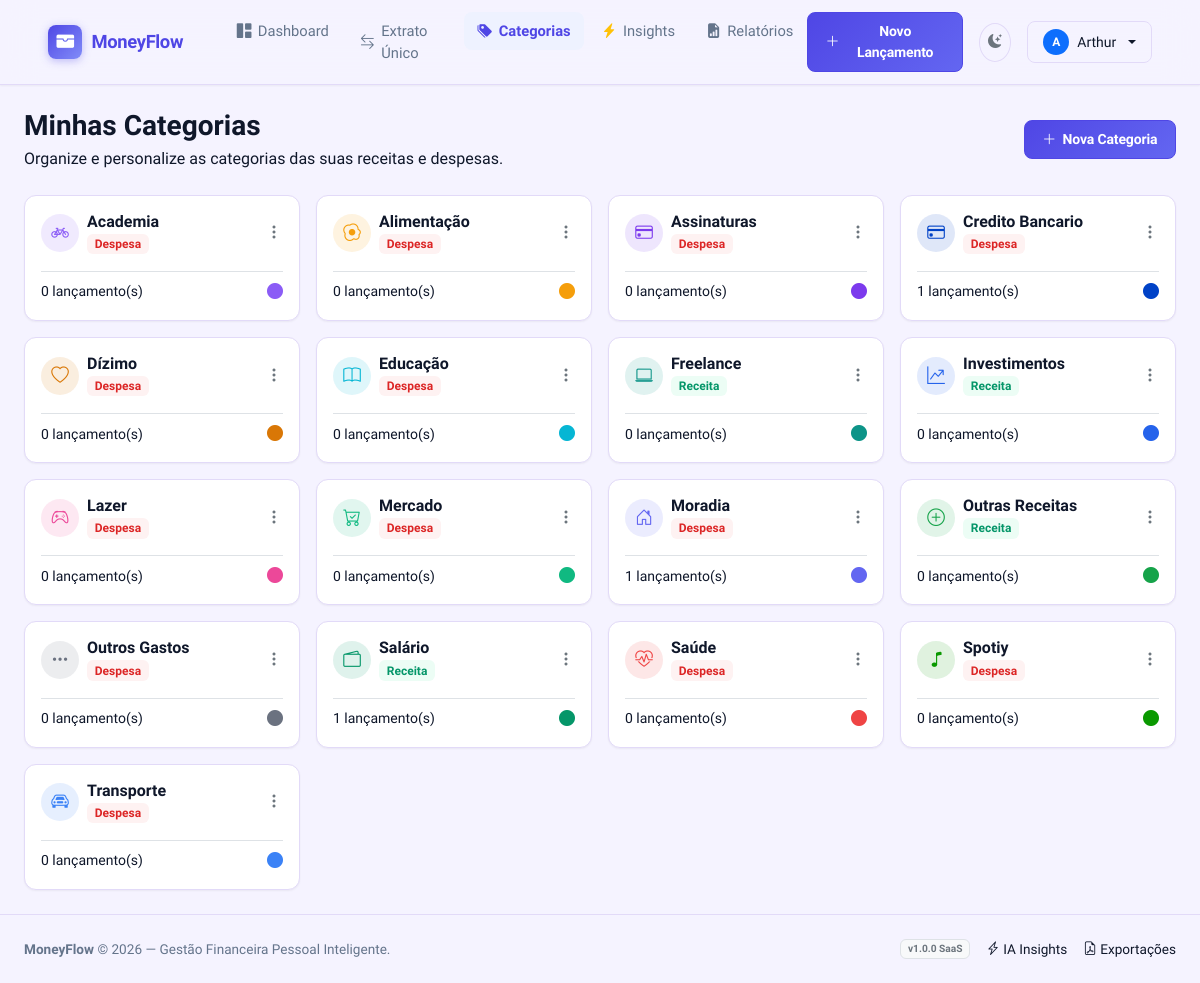
The app's page /transactions/categories/ (signed in) with its own data.
### apps/accounts/models.py (models this page shows, shortened)
class User(AbstractUser):
    email = models.EmailField('E-mail', unique=True)
    class Meta:
        verbose_name = 'Usuário'
        verbose_name_plural = 'Usuários'
        ordering = ['-date_joined']

### apps/finance/models.py (models this page shows, shortened)
class Category(models.Model):
    TYPE_SCOPE_CHOICES = [
        ('INCOME', 'Receita'),
        ('EXPENSE', 'Despesa'),
        ('BOTH', 'Ambos'),
    ]
    user = models.ForeignKey(
        settings.AUTH_USER_MODEL,
        on_delete=models.CASCADE,
        related_name='categories',
        verbose_name='Usuário',
    )
    name = models.CharField('Nome', max_length=100)
    slug = models.SlugField('Slug', max_length=120, blank=True)
    color_hex = models.CharField(
        'Cor (HEX)',
        max_length=7,
        default='#6B7280',
        help_text='Cor hexadecimal para gráficos e badges.',
    )
    icon = models.CharField(
        'Ícone',
        max_length=50,
        default='bi-tag',
        help_text='Classe do Bootstrap Icons (ex: bi-cart-check).',
    )
    type_scope = models.CharField(
        'Tipo',
        max_length=10,
        choices=TYPE_SCOPE_CHOICES,
        default='EXPENSE',
        help_text='Define se a categoria aparece em receitas, despesas ou ambos.',
    )
    is_default = models.BooleanField(
        'Categoria padrão',
        default=False,
        help_text='Categorias padrão são criadas automaticamente para novos usuários.',
    )
    is_active = models.BooleanField('Ativa', default=True)
    objects = models.Manager()
    class Meta:
        verbose_name = 'Categoria'
        verbose_name_plural = 'Categorias'
        ordering = ['name']
        constraints = [
            models.UniqueConstraint(
                fields=['user', 'name'],
                name='unique_category_per_user',
            )
        ]
    @property
    def transaction_count(self):
        return self.transactions.filter(is_deleted=False).count()

### apps/finance/views.py (the view)
# urls.py: path('categories/', views.category_list, name='category_list'),
@login_required
def category_list(request):
    categories = Category.objects.filter(user=request.user, is_active=True)
    return render(request, 'finance/category_list.html', {
        'categories': categories,
    })

### templates/finance/category_list.html (shortened to what this page needs)
{% extends 'base.html' %}
{% block content %}
<div class="container-fluid px-lg-4">
  <div class="d-flex flex-column flex-md-row align-items-md-center justify-content-between gap-3 mb-4">
    <div>
      <h1 class="h3 fw-bold text-main mb-1">Minhas Categorias</h1>
      <p class="text-main mb-0">Organize e personalize as categorias das suas receitas e despesas.</p>
    </div>
    <a href="{% url 'finance:category_create' %}" class="btn btn-primary-custom btn-sm">
      <i class="bi bi-plus-lg"></i> Nova Categoria
    </a>
  </div>
  <div class="row g-3">
    {% for cat in categories %}
    <div class="col-md-4 col-lg-3">
      <div class="saas-card h-100 p-3 d-flex flex-column justify-content-between">
        <div>
          <div class="d-flex align-items-center justify-content-between mb-2">
            <div class="d-flex align-items-center gap-2">
              <div class="rounded-circle d-flex align-items-center justify-content-center" style="width: 38px; height: 38px; background-color: {{ cat.color_hex }}20; color: {{ cat.color_hex }}; font-size: 1.1rem;">
                <i class="bi {{ cat.icon }}"></i>
              </div>
              <div>
                <h6 class="fw-bold mb-0 text-main">{{ cat.name }}</h6>
                <span class="badge {% if cat.type_scope == 'INCOME' %}badge-income{% elif cat.type_scope == 'EXPENSE' %}badge-expense{% else %}badge-warning{% endif %}">
                  {{ cat.get_type_scope_display }}
                </span>
              </div>
            </div>
            <div class="dropdown">
              <button class="btn btn-link text-secondary p-0" type="button" data-bs-toggle="dropdown">
                <i class="bi bi-three-dots-vertical"></i>
              </button>
            </div>
          </div>
        </div>
        <div class="border-top pt-2 mt-2 d-flex justify-content-between align-items-center">
          <span class="text-main small">{{ cat.transaction_count }} lançamento(s)</span>
          <span class="small fw-semibold" style="color: {{ cat.color_hex }};">
            <i class="bi bi-circle-fill" style="font-size: 1rem;"></i>
          </span>
        </div>
      </div>
    </div>
    {% empty %}
    <div class="col-12 text-center py-5">
      <p class="text-main">Nenhuma categoria cadastrada.</p>
    </div>
    {% endfor %}
  </div>
</div>
{% endblock %}

### templates/base.html (shortened to what this page needs)
{% load static %}
<!DOCTYPE html>
<html lang="pt-BR" data-theme="light">
<head>
  <link href="https://cdn.jsdelivr.net/npm/bootstrap@5.3.3/dist/css/bootstrap.min.css" rel="stylesheet">
  <link href="https://cdn.jsdelivr.net/npm/bootstrap-icons@1.11.3/font/bootstrap-icons.min.css" rel="stylesheet">
  <link rel="stylesheet" href="{% static 'css/style.css' %}">
</head>
<body>
  <nav class="navbar navbar-expand-lg navbar-top">
    <div class="container-fluid px-lg-4">
      <a class="navbar-brand navbar-brand-logo" href="{% if user.is_authenticated %}{% url 'dashboard:home' %}{% else %}{% url 'dashboard:landing' %}{% endif %}">
        <div class="navbar-brand-icon">
          <i class="bi bi-wallet-fill"></i>
        </div>
        <span>MoneyFlow</span>
      </a>
      <div class="collapse navbar-collapse" id="navbarMain">
        {% if user.is_authenticated %}
        <ul class="navbar-nav me-auto mb-2 mb-lg-0 ms-lg-4 gap-lg-1">
          <li class="nav-item">
            <a class="nav-link nav-link-custom {% if request.resolver_match.view_name == 'dashboard:home' %}active{% endif %}" href="{% url 'dashboard:home' %}">
              <i class="bi bi-grid-1x2-fill"></i> Dashboard
            </a>
          </li>
          <li class="nav-item">
            <a class="nav-link nav-link-custom {% if 'finance' in request.resolver_match.app_name and 'categories' not in request.path %}active{% endif %}" href="{% url 'finance:transaction_list' %}">
              <i class="bi bi-arrow-left-right"></i> Extrato Único
            </a>
          </li>
          <li class="nav-item">
            <a class="nav-link nav-link-custom {% if 'categories' in request.path %}active{% endif %}" href="{% url 'finance:category_list' %}">
              <i class="bi bi-tags-fill"></i> Categorias
            </a>
          </li>
          <li class="nav-item">
            <a class="nav-link nav-link-custom {% if 'insights' in request.resolver_match.app_name %}active{% endif %}" href="{% url 'insights:index' %}">
              <i class="bi bi-lightning-charge-fill text-warning"></i> Insights
            </a>
          </li>
          <li class="nav-item">
            <a class="nav-link nav-link-custom {% if 'reports' in request.resolver_match.app_name %}active{% endif %}" href="{% url 'reports:generator' %}">
              <i class="bi bi-file-earmark-bar-graph-fill"></i> Relatórios
            </a>
          </li>
        </ul>
        <div class="d-flex align-items-center gap-3">
          <a href="{% url 'finance:transaction_create' %}" class="btn btn-primary-custom btn-sm">
            <i class="bi bi-plus-lg"></i> Novo Lançamento
          </a>
          <button class="btn btn-outline-custom btn-sm rounded-circle p-2" id="themeToggle" title="Alternar tema">
            <i class="bi bi-moon-stars-fill" id="themeIcon"></i>
          </button>
          <div class="dropdown">
            <button class="btn btn-outline-custom btn-sm dropdown-toggle d-flex align-items-center gap-2" type="button" data-bs-toggle="dropdown" aria-expanded="false">
              <div class="rounded-circle bg-primary text-white d-flex align-items-center justify-content-center" style="width: 26px; height: 26px; font-size: 0.75rem; font-weight: 700;">
                {{ user.username|first|upper }}
              </div>
              <span class="d-none d-md-inline">{{ user.first_name|default:user.username }}</span>
            </button>
          </div>
        </div>
        {% endif %}
      </div>
    </div>
  </nav>
  <main class="flex-grow-1 py-4">
    {% block content %}{% endblock %}
  </main>
  <footer>
    <div class="container-fluid px-lg-4 d-flex flex-column flex-md-row align-items-center justify-content-between gap-2">
      <div>
        <strong>MoneyFlow</strong> &copy; {% now "Y" %} — Gestão Financeira Pessoal Inteligente.
      </div>
      <div class="d-flex align-items-center gap-3">
        <span class="badge bg-light text-secondary border">v1.0.0 SaaS</span>
        <a href="{% url 'insights:index' %}" class="text-decoration-none text-main"><i class="bi bi-lightning-charge"></i> IA Insights</a>
        <a href="{% url 'reports:generator' %}" class="text-decoration-none text-main"><i class="bi bi-file-earmark-pdf"></i> Exportações</a>
      </div>
    </div>
  </footer>
</body>
</html>

### static/css/style.css (style rules this page uses)
:root { --font-main: 'Plus Jakarta Sans', 'Inter', -apple-system, BlinkMacSystemFont, sans-serif; --color-primary: #4F46E5; --color-primary-hover: #4338CA; --color-primary-light: #EEF2FF; --color-income: #059669; --color-income-light: #ECFDF5; --color-expense: #DC2626; --color-expense-light: #FEF2F2; --color-neutral: #64748B; --color-warning: #D97706; --color-warning-light: #FFFBEB; --bg-app: #F5F3FF; --bg-surface: #FFFFFF; --bg-surface-hover: #F8F7FF; --border-color: #E2DAF8; --border-focus: #A5B4FC; --text-main: #0F172A; --text-muted: #64748B; --text-subtle: #94A3B8; --shadow-sm: 0 1px 2px 0 rgba(0, 0, 0, 0.05); --shadow-md: 0 4px 6px -1px rgba(0, 0, 0, 0.07), 0 2px 4px -2px rgba(0, 0, 0, 0.05); --shadow-lg: 0 10px 15px -3px rgba(0, 0, 0, 0.08), 0 4px 6px -4px rgba(0, 0, 0, 0.04); --shadow-glow: 0 0 20px rgba(79, 70, 229, 0.18); --shadow-glow-sm: 0 0 10px rgba(79, 70, 229, 0.12); --radius-sm: 8px; --radius-md: 12px; --radius-lg: 16px; --radius-full: 9999px; --transition-fast: all 0.15s ease; --transition-base: all 0.2s ease; }
* { box-sizing: border-box; }
body { font-family: var(--font-main); background-color: var(--bg-app); color: var(--text-main); margin: 0; padding: 0; -webkit-font-smoothing: antialiased; font-feature-settings: "cv02", "cv03", "cv04", "cv11"; min-height: 100vh; display: flex; flex-direction: column; transition: background-color 0.3s ease, color 0.3s ease; }
.navbar-top { background: rgba(245, 243, 255, 0.92); border-bottom: 1px solid var(--border-color); box-shadow: var(--shadow-sm); padding: 0.75rem 1.5rem; position: sticky; top: 0; z-index: 1030; backdrop-filter: blur(16px); -webkit-backdrop-filter: blur(16px); transition: background 0.3s ease, border-color 0.3s ease; }
.navbar-brand-logo { display: flex; align-items: center; gap: 0.6rem; font-weight: 800; font-size: 1.15rem; color: var(--color-primary) !important; text-decoration: none; letter-spacing: -0.02em; }
.navbar-brand-icon { width: 34px; height: 34px; background: linear-gradient(135deg, #4F46E5 0%, #818CF8 100%); color: white; border-radius: var(--radius-sm); display: flex; align-items: center; justify-content: center; font-size: 1.1rem; box-shadow: 0 2px 8px rgba(79, 70, 229, 0.35); transition: var(--transition-base); }
.nav-link-custom { font-weight: 500; font-size: 0.92rem; color: var(--text-muted) !important; padding: 0.5rem 0.85rem !important; border-radius: var(--radius-sm); transition: var(--transition-fast); display: flex; align-items: center; gap: 0.4rem; }
.nav-link-custom.active { color: var(--color-primary) !important; background-color: var(--color-primary-light); font-weight: 600; }
.saas-card { background: var(--bg-surface); border: 1px solid var(--border-color); border-radius: var(--radius-md); box-shadow: var(--shadow-sm); transition: transform 0.2s ease, box-shadow 0.2s ease, border-color 0.2s ease; overflow: hidden; }
.badge-income { background-color: var(--color-income-light); color: var(--color-income); }
.badge-expense { background-color: var(--color-expense-light); color: var(--color-expense); }
.btn-primary-custom { background: linear-gradient(135deg, #4F46E5 0%, #6366F1 100%); border: 1px solid #4F46E5; color: white; font-weight: 600; padding: 0.5rem 1.1rem; border-radius: var(--radius-sm); transition: var(--transition-fast); display: inline-flex; align-items: center; gap: 0.4rem; text-decoration: none; letter-spacing: -0.01em; }
.btn-outline-custom { background: transparent; border: 1px solid var(--border-color); color: var(--text-main); font-weight: 500; padding: 0.45rem 0.95rem; border-radius: var(--radius-sm); transition: var(--transition-fast); }
footer { margin-top: auto; border-top: 1px solid var(--border-color); background: var(--bg-app); padding: 1.5rem 0; font-size: 0.85rem; color: var(--text-muted); }
footer a { color: var(--text-muted); transition: color 0.15s ease; }
.text-main, .text-muted { color: var(--text-main) !important; }

### records on screen
User: username|first "A", first_name "Arthur"
Category: name "Academia", type_scope "Despesa", transaction_count "0"
Category: name "Alimentação", type_scope "Despesa", transaction_count "0"
Category: name "Assinaturas", type_scope "Despesa", transaction_count "0"
Category: name "Credito Bancario", type_scope "Despesa", transaction_count "1"
Category: name "Dízimo", type_scope "Despesa", transaction_count "0"
Category: name "Educação", type_scope "Despesa", transaction_count "0"
Category: name "Freelance", type_scope "Receita", transaction_count "0"
Category: name "Investimentos", type_scope "Receita", transaction_count "0"
Category: name "Lazer", type_scope "Despesa", transaction_count "0"
Category: name "Mercado", type_scope "Despesa", transaction_count "0"
Category: name "Moradia", type_scope "Despesa", transaction_count "1"
Category: name "Outras Receitas", type_scope "Receita", transaction_count "0"
Category: name "Outros Gastos", type_scope "Despesa", transaction_count "0"
Category: name "Salário", type_scope "Receita", transaction_count "1"
Category: name "Saúde", type_scope "Despesa", transaction_count "0"
Category: name "Spotiy", type_scope "Despesa", transaction_count "0"
Category: name "Transporte", type_scope "Despesa", transaction_count "0"
